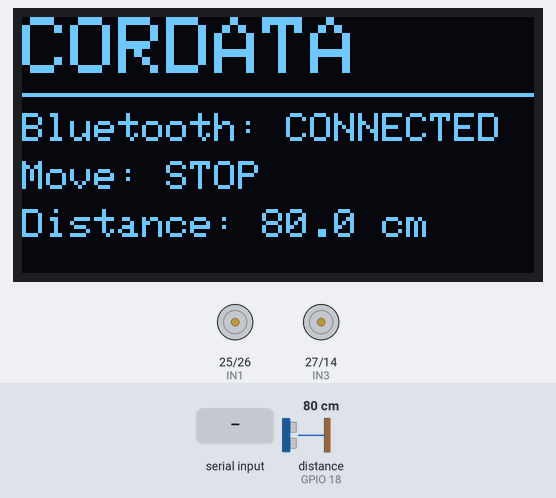
Bench run of a sketch on a simulated ESP32. Parts: 128×64 one-colour display, motor-driver pin pairs drawn as motors (green arrow = first pin HIGH = forward, orange = second pin HIGH = backward, longer = more drive). Wiring (inferred from the names in the program): ultrasonic range finder: trigger GPIO 5; echo GPIO 18. The test bench sets the inputs (shaded band); at power-on: distance to the obstacle (sensor on GPIO 18) 80 cm. The echo pulse lasts 58.3 µs per cm; nothing arrives over Bluetooth unless stated; what the sketch prints to the serial monitor is not drawn.

Above: at 1.2 s.
1.3 s: "forward" received over the second serial link
At 3.4 s:
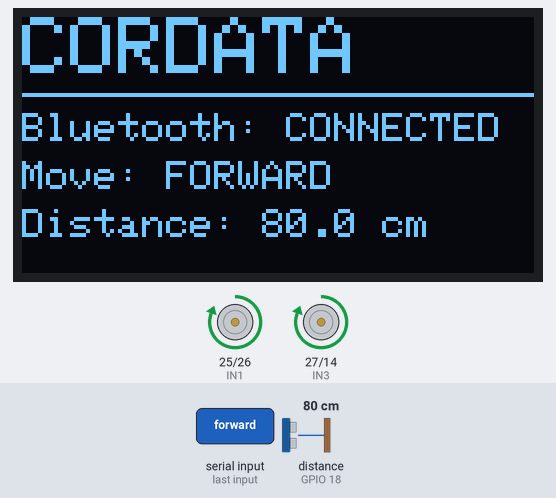
3.9 s: "backward" received over the second serial link
At 6.1 s:
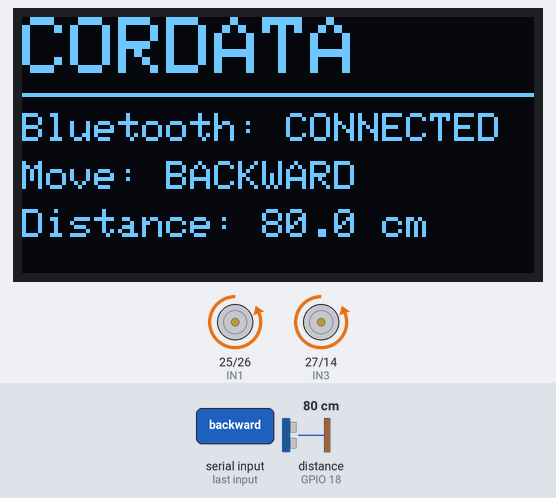
6.5 s: "left" received over the second serial link
At 8.7 s:
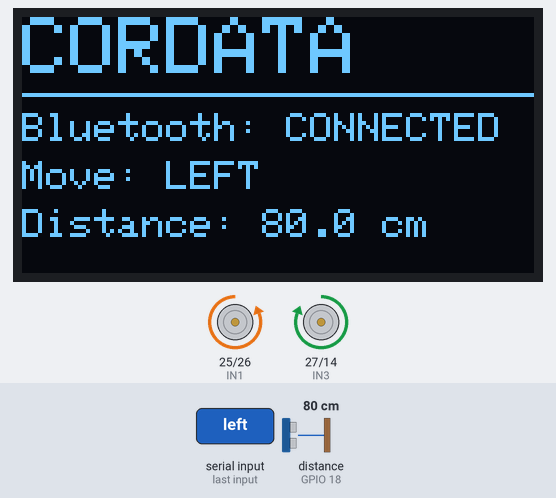
9.2 s: "right" received over the second serial link
At 11.4 s:
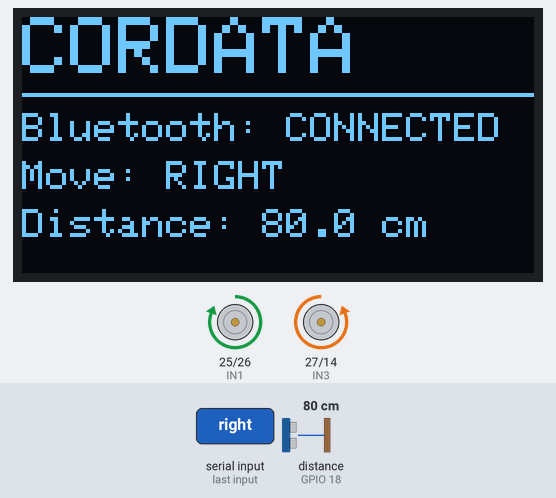
11.8 s: distance to the obstacle (sensor on GPIO 18) set to 22 cm
At 13.1 s:
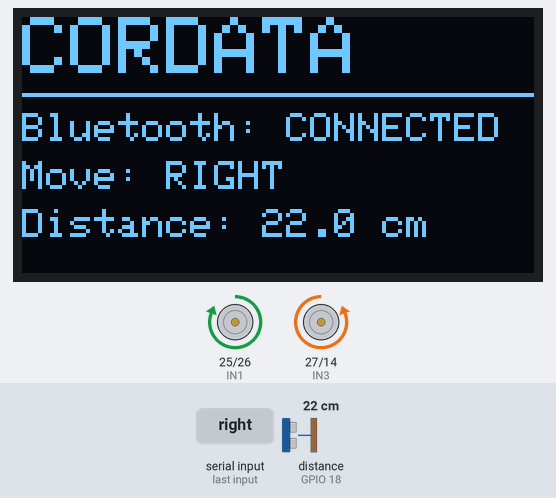
13.4 s: distance to the obstacle (sensor on GPIO 18) set to 19 cm
At 14.0 s:
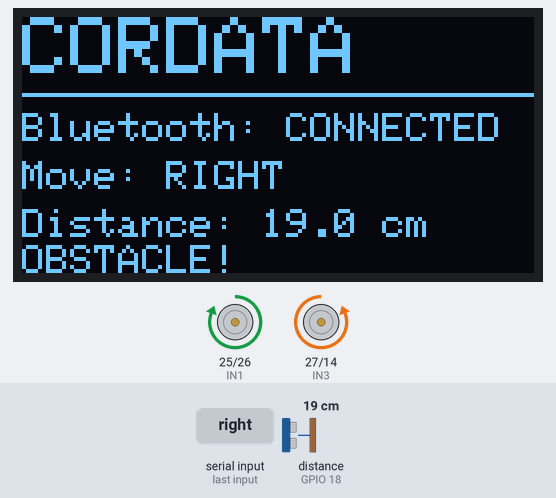
Timing chart, 0 to 16.0 s (numbered marks = the images above; inputs shaded):
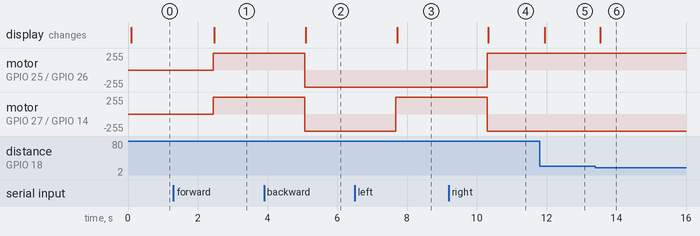

The sketch:

cordata_robot.ino
```cpp
#include "BluetoothSerial.h"
#include <Wire.h>
#include <Adafruit_GFX.h>
#include <Adafruit_SSD1306.h>

// Bluetooth
BluetoothSerial BT;

// OLED display
#define SCREEN_WIDTH 128
#define SCREEN_HEIGHT 64
#define OLED_RESET -1

Adafruit_SSD1306 display(
  SCREEN_WIDTH,
  SCREEN_HEIGHT,
  &Wire,
  OLED_RESET
);

// Motor pins
const int IN1 = 25;
const int IN2 = 26;
const int IN3 = 27;
const int IN4 = 14;

// Ultrasonic sensor
const int TRIG = 5;
const int ECHO = 18;

String movement = "STOP";
String command = "";

float distanceCM = 0;

// Motor control
void stopRobot() {
  digitalWrite(IN1, LOW);
  digitalWrite(IN2, LOW);
  digitalWrite(IN3, LOW);
  digitalWrite(IN4, LOW);

  movement = "STOP";
}

void forward() {
  digitalWrite(IN1, HIGH);
  digitalWrite(IN2, LOW);

  digitalWrite(IN3, HIGH);
  digitalWrite(IN4, LOW);

  movement = "FORWARD";
}

void backward() {
  digitalWrite(IN1, LOW);
  digitalWrite(IN2, HIGH);

  digitalWrite(IN3, LOW);
  digitalWrite(IN4, HIGH);

  movement = "BACKWARD";
}

void left() {
  digitalWrite(IN1, LOW);
  digitalWrite(IN2, HIGH);

  digitalWrite(IN3, HIGH);
  digitalWrite(IN4, LOW);

  movement = "LEFT";
}

void right() {
  digitalWrite(IN1, HIGH);
  digitalWrite(IN2, LOW);

  digitalWrite(IN3, LOW);
  digitalWrite(IN4, HIGH);

  movement = "RIGHT";
}

// Distance measurement
float getDistance() {
  digitalWrite(TRIG, LOW);
  delayMicroseconds(2);

  digitalWrite(TRIG, HIGH);
  delayMicroseconds(10);

  digitalWrite(TRIG, LOW);

  long duration = pulseIn(
    ECHO,
    HIGH,
    25000
  );

  if (duration == 0) {
    return 999;
  }

  return duration * 0.0343 / 2;
}

// OLED screen
void updateDisplay() {
  display.clearDisplay();

  display.setTextColor(SSD1306_WHITE);

  // Robot name
  display.setTextSize(2);
  display.setCursor(0, 0);
  display.println("CORDATA");

  display.drawLine(
    0, 19, 127, 19,
    SSD1306_WHITE
  );

  display.setTextSize(1);

  // Bluetooth status
  display.setCursor(0, 24);
  display.print("Bluetooth: ");

  if (BT.hasClient()) {
    display.println("CONNECTED");
  } else {
    display.println("WAITING");
  }

  // Movement
  display.setCursor(0, 36);
  display.print("Move: ");
  display.println(movement);

  // Distance
  display.setCursor(0, 48);
  display.print("Distance: ");

  if (distanceCM >= 999) {
    display.println("--");
  } else {
    display.print(distanceCM, 1);
    display.println(" cm");
  }

  // Obstacle warning
  if (distanceCM > 0 &&
      distanceCM < 20) {

    display.setCursor(0, 57);
    display.println("OBSTACLE!");
  }

  display.display();
}

void setup() {
  Serial.begin(115200);

  // Bluetooth device name
  BT.begin("CORDATA");

  // Motor pins
  pinMode(IN1, OUTPUT);
  pinMode(IN2, OUTPUT);
  pinMode(IN3, OUTPUT);
  pinMode(IN4, OUTPUT);

  // Sensor pins
  pinMode(TRIG, OUTPUT);
  pinMode(ECHO, INPUT);

  // OLED setup
  Wire.begin(21, 22);

  if (!display.begin(
        SSD1306_SWITCHCAPVCC,
        0x3C
      )) {

    Serial.println("OLED not found!");
  } else {
    display.clearDisplay();
    display.setTextSize(2);
    display.setTextColor(SSD1306_WHITE);
    display.setCursor(0, 10);
    display.println("CORDATA");
    display.setTextSize(1);
    display.setCursor(0, 40);
    display.println("Starting...");
    display.display();
  }

  stopRobot();

  BT.println("Hello! I am CORDATA.");

  Serial.println("CORDATA ready!");
}

void loop() {

  // Receive Bluetooth commands
  if (BT.available()) {

    command = BT.readString();
    command.trim();
    command.toLowerCase();

    Serial.println(command);

    if (command == "forward" ||
        command == "go forward") {

      distanceCM = getDistance();

      if (distanceCM < 20) {
        stopRobot();
        BT.println("Obstacle detected!");
      } else {
        forward();
      }
    }

    else if (command == "backward" ||
             command == "back") {
      backward();
    }

    else if (command == "left" ||
             command == "turn left") {
      left();
    }

    else if (command == "right" ||
             command == "turn right") {
      right();
    }

    else if (command == "stop") {
      stopRobot();
    }
  }

  // Update distance
  distanceCM = getDistance();

  // Stop if obstacle is detected while moving forward
  if (movement == "FORWARD" &&
      distanceCM < 20) {

    stopRobot();
    BT.println("Obstacle detected!");
  }

  // Refresh display
  updateDisplay();

  delay(200);
}
```

Measured:
- the behaviour switches between 21 and 20 cm on distance to the obstacle (sensor on GPIO 18) (found by bisection; images 5 and 6)
- after the input at 1.3 s, motor on GPIO 25 (IN1) / GPIO 26 (IN2), motor on GPIO 27 (IN3) / GPIO 14 (IN4): stopped → forward 255/255 after 1.1 s; the display: changes after 1.2 s (image 1)
- after the input at 3.9 s, motor on GPIO 25 (IN1) / GPIO 26 (IN2), motor on GPIO 27 (IN3) / GPIO 14 (IN4): forward 255/255 → backward 255/255 after 1.2 s; the display: changes after 1.2 s (image 2)
- after the input at 6.5 s, motor on GPIO 27 (IN3) / GPIO 14 (IN4): backward 255/255 → forward 255/255 after 1.2 s; the display: changes after 1.2 s (image 3)
- after the input at 9.2 s, motor on GPIO 25 (IN1) / GPIO 26 (IN2): backward 255/255 → forward 255/255 after 1.1 s; motor on GPIO 27 (IN3) / GPIO 14 (IN4): forward 255/255 → backward 255/255 after 1.1 s; the display: changes after 1.1 s (image 4)
- after the input at 11.8 s, the display: changes after 0.15 s (image 5)
- after the input at 13.4 s, the display: changes after 0.14 s (image 6)
